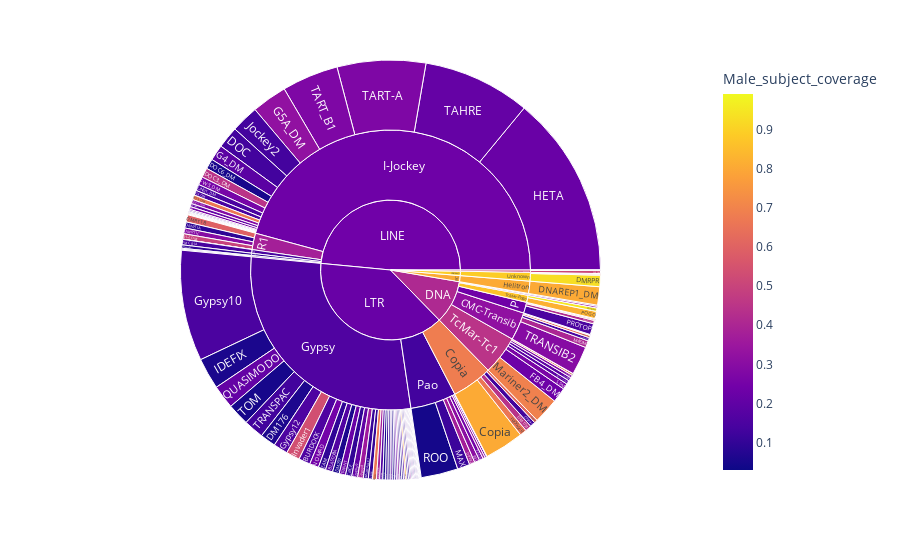

The cell this chart's notebook holds for it:
### Code cell
df = consensus_counting_df.copy()
expressed = df["Male"] > 0
df = df[expressed]
fig = px.sunburst(df, path=['SuperFamily', 'Family', 'TE'], values='Male', color = "Male_subject_coverage")
fig.show()

### Figure 1 — Plotly figure (JSON) as saved in the notebook; plotly's stock layout.template omitted (floating-point values rounded to 4 significant figures; data arrays with more than 128 entries replaced by an {"elided": "..."} marker saying what was removed)
{"data": [{"branchvalues": "total", "customdata": {"elided": "153x1 float values"}, "domain": {"x": [0, 1], "y": [0, 1]}, "hovertemplate": "labels=%{label}<br>Male=%{value}<br>parent=%{parent}<br>id=%{id}<br>Male_subject_coverage=%{color}<extra></extra>", "ids": {"elided": "153 str values"}, "labels": {"elided": "153 str values"}, "marker": {"coloraxis": "coloraxis", "colors": {"elided": "153 float values"}}, "name": "", "parents": {"elided": "153 str values"}, "type": "sunburst", "values": {"elided": "153 int values"}}], "layout": {"coloraxis": {"colorbar": {"title": {"text": "Male_subject_coverage"}}, "colorscale": [[0, "#0d0887"], [0.1111, "#46039f"], [0.2222, "#7201a8"], [0.3333, "#9c179e"], [0.4444, "#bd3786"], [0.5556, "#d8576b"], [0.6667, "#ed7953"], [0.7778, "#fb9f3a"], [0.8889, "#fdca26"], [1, "#f0f921"]]}, "legend": {"tracegroupgap": 0}, "margin": {"t": 60}}}
